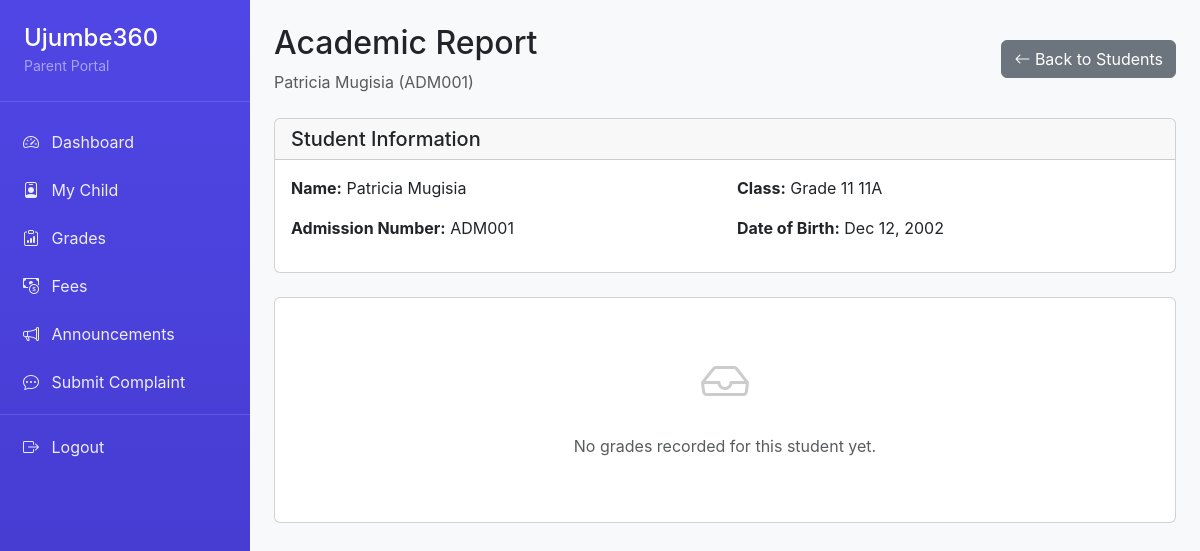
Screenshot of /admin-portal/grades/student/1/report/ (signed in) with the database file from the repository.
### lms/models.py (models this page shows, shortened)
class Student(models.Model):
    GENDER_CHOICES = [
        ('M', 'Male'),
        ('F', 'Female'),
    ]
    admission_number = models.CharField(max_length=20, unique=True)
    first_name = models.CharField(max_length=50)
    last_name = models.CharField(max_length=50)
    gender = models.CharField(max_length=1, choices=GENDER_CHOICES)
    date_of_birth = models.DateField()
    parent_name = models.CharField(max_length=100)
    parent_phone = models.CharField(max_length=20)
    class_level = models.CharField(max_length=50)  # e.g., "Form 1", "Form 2", "Grade 1"
    stream = models.CharField(max_length=50, blank=True)  # e.g., "A", "B", "East"
    created_at = models.DateTimeField(auto_now_add=True)
    updated_at = models.DateTimeField(auto_now=True)
    class Meta:
        ordering = ['class_level', 'stream', 'first_name', 'last_name']
    @property
    def full_name(self):
        return f"{self.first_name} {self.last_name}"

### lms/views.py (the view, shortened to what this page needs)
# urls.py: path('admin-portal/grades/student/<int:student_id>/report/', views.student_academic_report, name='student_academic_report'),
@login_required
def student_academic_report(request, student_id):
    student = get_object_or_404(Student, pk=student_id)
    if not is_staff_user(request.user):
        parent_student = get_parent_student(request)
        if not parent_student or parent_student.id != student.id:
            messages.error(request, "You do not have permission to view this student's information.")
            return redirect('parent_dashboard')
    grades = Grade.objects.filter(student=student).select_related('subject', 'exam').order_by('exam', 'subject')
    exams_data = {}
    for exam_data in exams_data.values():
        scores = [float(g.score) for g in exam_data['grades']]
        exam_data['average'] = sum(scores) / len(scores) if scores else 0
    exam_labels = [f"{data['exam'].term} {data['exam'].year}" for data in exams_data.values()]
    exam_averages = [data['average'] for data in exams_data.values()]
    context = {
        'student': student,
        'exams_data': exams_data.values(),
        'exam_labels': exam_labels,
        'exam_averages': exam_averages,
    }
    return render(request, 'grades/student_academic_report.html', context)

### lms/views.py (called while the page is built)
def is_staff_user(user):
    return user.is_staff or user.is_superuser

### lms/templates/grades/student_academic_report.html (shortened to what this page needs)
{% extends 'base.html' %}
{% block content %}
<div class="mb-4">
    <div class="d-flex justify-content-between align-items-center">
        <div>
            <h2>Academic Report</h2>
            <p class="text-muted mb-0">{{ student.full_name }} ({{ student.admission_number }})</p>
        </div>
        {% if user.is_staff or user.is_superuser %}
            <a href="{% url 'student_list' %}" class="btn btn-secondary">
                <i class="bi bi-arrow-left"></i> Back to Students
            </a>
        {% else %}
            <a href="{% url 'parent_dashboard' %}" class="btn btn-secondary">
                <i class="bi bi-arrow-left"></i> Back to Dashboard
            </a>
        {% endif %}
    </div>
</div>
<div class="card mb-4">
    <div class="card-header">
        <h5 class="mb-0">Student Information</h5>
    </div>
    <div class="card-body">
        <div class="row">
            <div class="col-md-6">
                <p><strong>Name:</strong> {{ student.full_name }}</p>
                <p><strong>Admission Number:</strong> {{ student.admission_number }}</p>
            </div>
            <div class="col-md-6">
                <p><strong>Class:</strong> {{ student.class_level }} {{ student.stream|default:"" }}</p>
                <p><strong>Date of Birth:</strong> {{ student.date_of_birth|date:"M d, Y" }}</p>
            </div>
        </div>
    </div>
</div>
{% if exams_data %}
    {% for exam_data in exams_data %}
    <div class="card mb-4">
        <div class="card-header d-flex justify-content-between align-items-center">
            <h5 class="mb-0">{{ exam_data.exam.name }} - {{ exam_data.exam.term }} {{ exam_data.exam.year }}</h5>
            <span class="badge bg-primary">Average: {{ exam_data.average|floatformat:1 }}%</span>
        </div>
        <div class="card-body">
            <div class="table-responsive">
                <table class="table table-hover">
                    <thead class="table-light">
                        <tr>
                            <th>Subject</th>
                            <th>Score</th>
                            <th>Grade</th>
                            <th>Teacher Comment</th>
                        </tr>
                    </thead>
                    <tbody>
                        {% for grade in exam_data.grades %}
                        <tr>
                            <td><strong>{{ grade.subject.name }}</strong></td>
                            <td>{{ grade.score }}%</td>
                            <td>
                                <span class="badge
                                    {% if grade.grade_letter == 'A' or grade.grade_letter == 'A-' %}bg-success
                                    {% elif grade.grade_letter == 'B+' or grade.grade_letter == 'B' or grade.grade_letter == 'B-' %}bg-info
                                    {% elif grade.grade_letter == 'C+' or grade.grade_letter == 'C' or grade.grade_letter == 'C-' %}bg-warning
                                    {% else %}bg-danger{% endif %}">
                                    {{ grade.grade_letter }}
                                </span>
                            </td>
                            <td>{{ grade.teacher_comment|default:"-" }}</td>
                        </tr>
                        {% endfor %}
                    </tbody>
                </table>
            </div>
        </div>
    </div>
    {% endfor %}
{% else %}
<div class="card">
    <div class="card-body text-center py-5">
        <i class="bi bi-inbox" style="font-size: 3rem; color: #ccc;"></i>
        <p class="text-muted mt-3">No grades recorded for this student yet.</p>
    </div>
</div>
{% endif %}
{% endblock %}

### lms/templates/base.html (style rules this page uses)
:root { --bs-primary: #4F46E5; --bs-primary-rgb: 79, 70, 229; }
body { font-family: -apple-system, BlinkMacSystemFont, 'Segoe UI', Roboto, 'Helvetica Neue', Arial, sans-serif; }

### rows the page displays
Student: full_name "Patricia Mugisia", admission_number "ADM001", class_level "Grade 11", stream "11A", date_of_birth "Dec 12, 2002"
